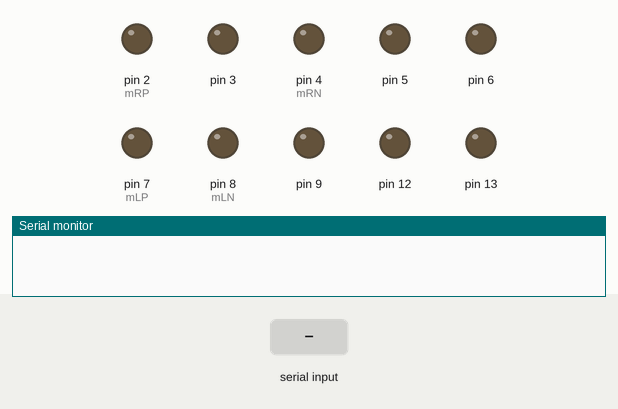
Bench run of a sketch on a simulated Arduino Uno, built with avr-gcc and run on an emulated ATmega328P. On the bench: output pins drawn as LEDs (lit = HIGH), the last lines printed to the serial monitor. The test bench sets the inputs (shaded band).

Above: at 1.2 s.
1.3 s: "1" received over the second serial link
At 1.6 s:
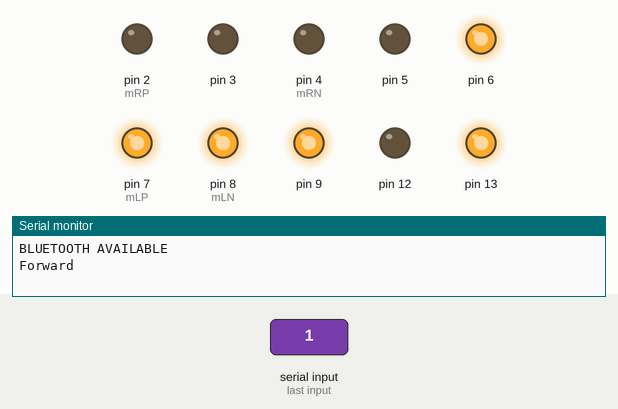
2.8 s: "2" received over the second serial link
At 3.9 s:
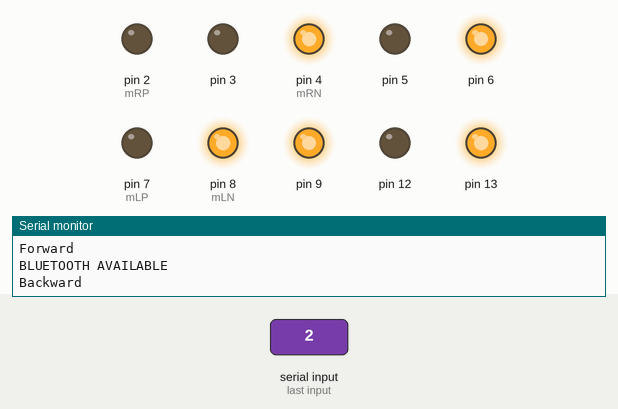
4.3 s: "0" received over the second serial link
At 5.0 s:
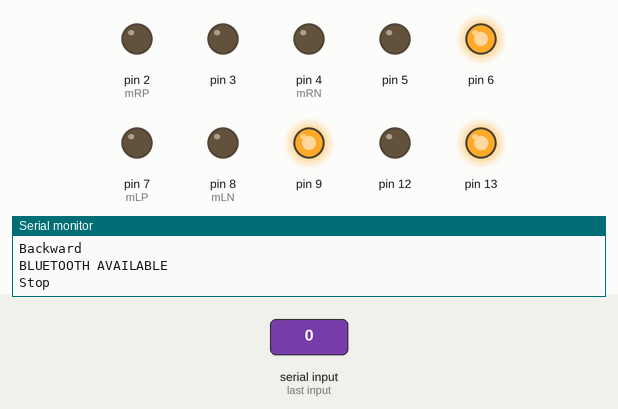
5.8 s: "3" received over the second serial link
At 6.1 s:
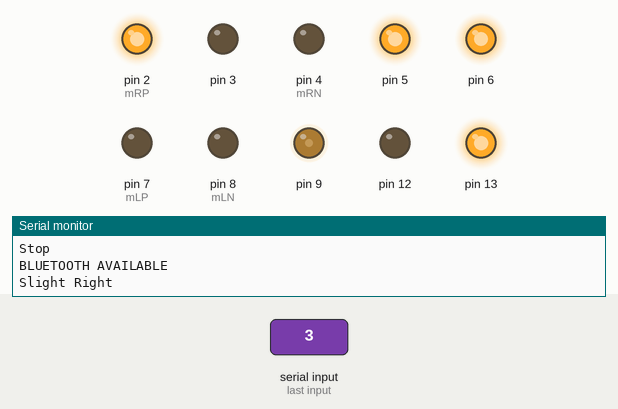
7.3 s: "4" received over the second serial link
At 8.5 s:
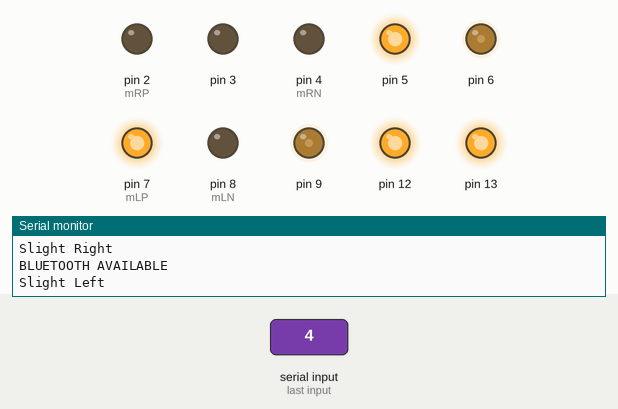
8.8 s: "5" received over the second serial link
At 9.7 s:
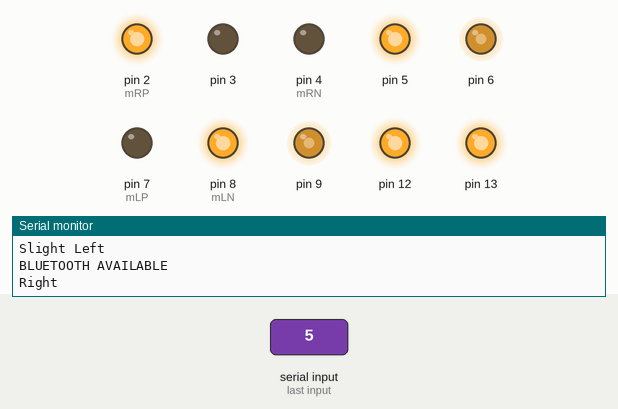
Timing chart, 0 to 11.3 s (numbered marks = the images above; inputs shaded):
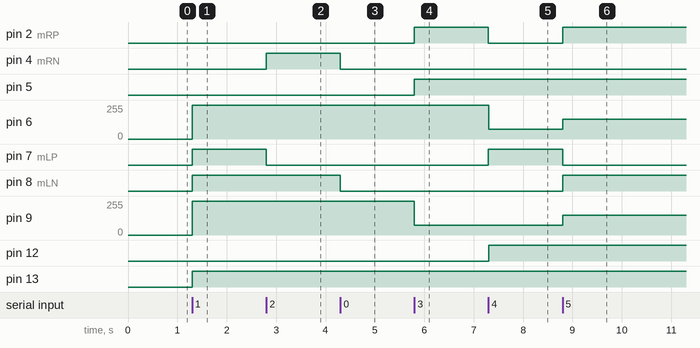

Measured:
- after the input at 1.3 s, pin 6, pin 9: 0/255 → 254/255 at once; pin 7 (mLP), pin 8 (mLN), pin 13: LOW → HIGH at once
- after the input at 2.8 s, pin 4 (mRN): LOW → HIGH at once; pin 7 (mLP): HIGH → LOW at once
- after the input at 4.3 s, pin 4 (mRN), pin 8 (mLN): HIGH → LOW at once
- after the input at 5.8 s, pin 2 (mRP), pin 5: LOW → HIGH at once; pin 9: 254/255 → 74/255 at once
- after the input at 7.3 s, pin 2 (mRP): HIGH → LOW at once; pin 6: 254/255 → 74/255 at once; pin 7 (mLP), pin 12: LOW → HIGH at once
- after the input at 8.8 s, pin 2 (mRP), pin 8 (mLN): LOW → HIGH at once; pin 6, pin 9: 74/255 → 149/255 at once; pin 7 (mLP): HIGH → LOW at once

The sketch:

RC_CAR_PHASE_ONE.ino
```cpp
#include <SoftwareSerial.h>
#define mRP 2 // Right Postive
#define mRN 4 // Right Negative
#define mLP 7 // Left Postive
#define mLN 8 // Left Negative

void forward()
{
digitalWrite(mRP, LOW);
digitalWrite(mRN, LOW);
digitalWrite(mLP, HIGH);
digitalWrite(mLN, HIGH);
 for(int i=0;i<255;i++)
  {
    analogWrite(6,i);
    analogWrite(9,i);
  }
  digitalWrite(13,HIGH);
}

void backward()
{
digitalWrite(mRP, LOW);
digitalWrite(mRN, HIGH);
digitalWrite(mLP, LOW);
digitalWrite(mLN, HIGH);
 for(int i=0;i<255;i++)
  {
    analogWrite(6,i);
    analogWrite(9,i);
  }
  digitalWrite(13,HIGH);
}

void Stop()
{
digitalWrite(mRP, LOW);
digitalWrite(mRN, LOW);
digitalWrite(mLP, LOW);
digitalWrite(mLN, LOW);
}
void SlightRight()
{
  digitalWrite (mRP,HIGH);
  digitalWrite(mRN, LOW);
  digitalWrite(mLP, LOW);
  digitalWrite(mLN, LOW);
   for(int i=0;i<75;i++)
  {
    analogWrite(9,i);
  }
  digitalWrite(5,HIGH);
  }
void SlightLeft ()
{
  digitalWrite (mRP,LOW);
  digitalWrite(mRN, LOW);
  digitalWrite(mLP, HIGH);
  digitalWrite(mLN, LOW);
   for(int i=0;i<75;i++)
  {
    analogWrite(6,i);
  }
  digitalWrite(12,HIGH);
}
  void Right()
  {
    digitalWrite(mRP,HIGH);
    digitalWrite(mRN, LOW);
    digitalWrite(mLP, LOW);
    digitalWrite(mLN, HIGH);
     for(int i=0;i<150;i++)
  {
    analogWrite(6,i);
    analogWrite(9,i);
  }
  digitalWrite(5,HIGH);
    }
   void Left()
   {
    digitalWrite (mRP,LOW);
    digitalWrite(mRN, HIGH);
    digitalWrite(mLP, HIGH);
    digitalWrite(mLN, LOW);
     for(int i=0;i<150;i++)
  {
    analogWrite(6,i);
    analogWrite(9,i);
  }
  digitalWrite(12,HIGH);
    }

int TX = 10;
int RX = 11;
SoftwareSerial bluetooth(TX, RX);
void setup() {
Serial.begin(9600);
bluetooth.begin(9600);
pinMode(mRP, OUTPUT);
pinMode(mRN, OUTPUT);
pinMode(mLP, OUTPUT);
pinMode(mLN, OUTPUT);
pinMode (5,OUTPUT);
pinMode(12,OUTPUT);
pinMode(3,OUTPUT);
pinMode(6,OUTPUT);
pinMode(9,OUTPUT);
pinMode(13,OUTPUT);
}

void loop() {
  while(bluetooth.available())
{
Serial.println("BLUETOOTH AVAILABLE");
digitalWrite(3,HIGH);
digitalWrite(3,LOW);
char data = bluetooth.read();
if(data =='1') // forward
{
Serial.println("Forward");
forward();
}
else if(data =='2') //backward
{
Serial.println("Backward");
backward();

}
else if(data =='0') //stop
{
Serial.println("Stop");
Stop();
}
else if ( data =='3') //SlightRight
{
  Serial.println("Slight Right");
  SlightRight ();
}
else if( data=='4') //Slight Left
{
  Serial.println("Slight Left");
  SlightLeft ();
}
else if (data=='5') //Right
{
  Serial.println ("Right");
  Right ();
  }
else if (data =='6') //Left
{
  Serial.println("Left");
  Left();
}

}
}
```
